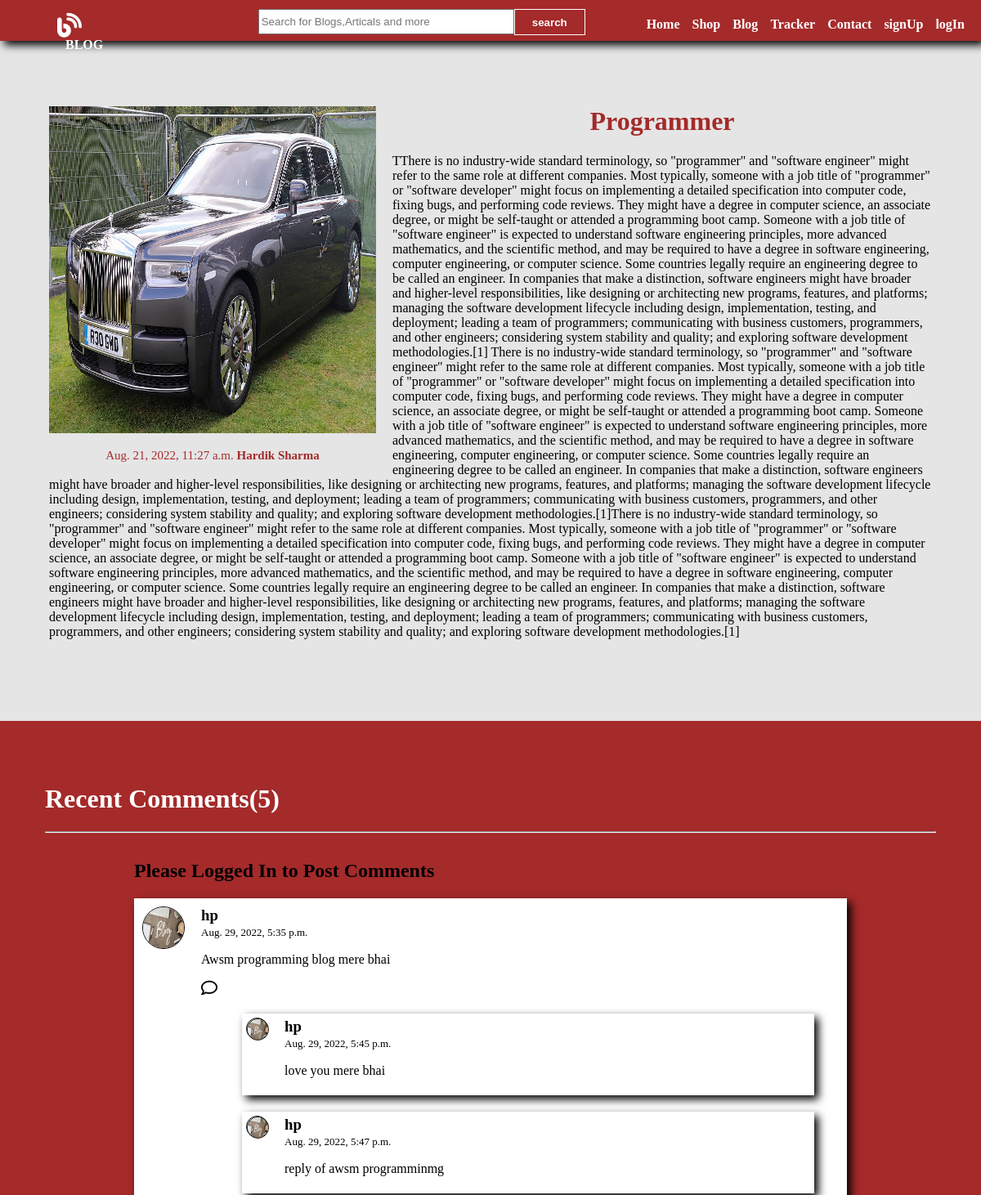
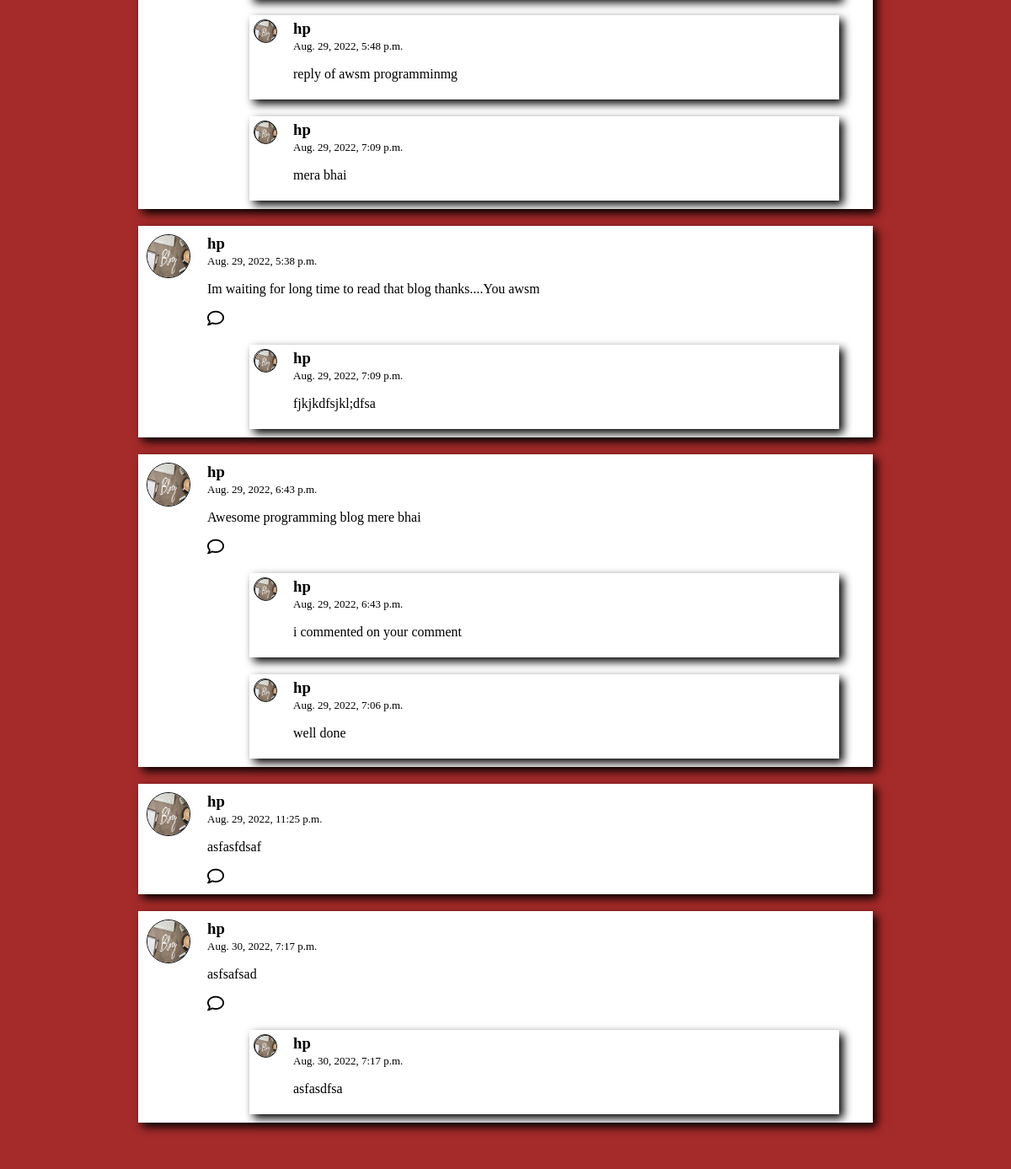
The page /blog/contentdetails/1 on the database its author committed (2 pictures, top to bottom).
### blog/models.py (models this page shows)
class DatabaseBlog(models.Model):
    blog_id = models.AutoField
    BlogTitle = models.CharField(max_length=30,default="Title")
    BlogDate = models.DateTimeField(auto_now_add=True)
    BlogMoral = models.CharField(max_length=50,default="Moral Of the Blog")
    BlogDetails = models.CharField(max_length=5000,default="Write Complete Blog")
    BlogAuthor = models.CharField(max_length=20,default="Name Of Blogger")
    BlogImage = models.ImageField(upload_to='shop/image', default=" ")
    def __str__(self):
        return self.BlogTitle

class Comments(models.Model):
    Sno = models.AutoField(primary_key = True)
    Product_Id = models.CharField(max_length=1000)
    Reply_id = models.IntegerField()   #this can store the parent comment Sno
    Comment = models.TextField(max_length=500)
    User = models.ForeignKey(User,on_delete=models.CASCADE)
    Post = models.ForeignKey(DatabaseBlog,on_delete=models.CASCADE)
    Parent = models.ForeignKey('self',on_delete=models.CASCADE,null = True)
    Commment_Date = models.DateTimeField(auto_now=True)
    def __str__(self):
        return self.Comment[0:20]

### blog/views.py (the view)
# urls.py: path("contentdetails/<int:myid>",views.show_blog_details,name='viewblogs'),
def show_blog_details(request,myid):
    parti_blog = DatabaseBlog.objects.filter(id=myid)
    print("jsdfkjs;kljaslfjlsdk;lsjf",parti_blog)
    show_comment = Comments.objects.filter(Product_Id=myid,Parent=None)
    show_reply = Comments.objects.filter(Product_Id=myid).exclude(Parent=None)  #show_reply variable me only reply store honge means jha jha pr parent none hoga wo wala reply yha store hoga
    print("show reply",show_reply)
    print("show comment",type(show_comment))
    params ={"particular_blog":parti_blog,"show_comment":show_comment,"show_reply":show_reply}
    return render(request,'blog/contentdetails.html',params)

### blog/templates/blog/contentdetails.html (shortened to what this page needs)
{% extends 'blog/basic.html' %}
{% block body%}
{% load humanize %}
{% load static %}
{% for blog_view in particular_blog %}
    <div id="contentdetails_container">
        <p>
            <div id="contentdetails_pic">
                <img class=contentdetails_pic_image src="/media/{{blog_view.BlogImage}}">
        <p style="font-size:15px;color:brown;">{{blog_view.BlogDate}} <span id="contentdetails_author">{{blog_view.BlogAuthor}}</span><span style="display:none" id="show_id">{{blog_view.id}}</span></p>
            </div>
            <div id="contentdetails_text">
                <center><h1 style="color:brown;">{{blog_view.BlogTitle}}</h1></center>
            </div>
            {{blog_view.BlogDetails}}
        </p>
    </div>
    <div id="comment_container">
        <h1 style="color:white;">Recent Comments(<span id="comment_count"></span>)</h1>
        <hr>
        <div id="post_comment_container">
            {% if user.is_authenticated %}
                <form action="/blog/comment" method="post">{% csrf_token %}
                    <div style="display:flex;">
                        <input type="hidden" value="" name="product_comment_id" class="product_comment_id" >
                        <label><img class="user-comment-image" src="{% static 'blog/blog1.jpg' %}"></label> <input type="text" placeholder="Add a comment.." id="comment_text" name="comment_text" required>
                        <input id="post_comment" type="submit" value="Post">
                    </div>
                </form>
            {% else %}
            <h2>Please Logged In to Post Comments</h2>
            {% endif %}
        </div>
        <div id="disp_comment_container">
            {% for comment in show_comment %}
                <div class="show_comment">
                    <div class="user-comment-div">
                        <img class="user-comment-image" src="{% static 'blog/blog1.jpg' %}">
                    </div>
                    <div style="margin:0px;">
                        <h3 style="margin:0px;">{{comment.User.username}}</h3>
                        <span style="font-size:13px;">{{comment.Commment_Date}}<span style="display:none;">{{comment.Sno}}</span></span>
                        <p>{{comment.Comment}}</p>
                        <div class="reply_button" onclick="reply({{forloop.counter}})">
                            <i class="fa-regular fa-comment"></i>
                        </div>
                        <div id="show_reply_container">
                            {% for reply in show_reply %}
                                {% if comment.Sno is reply.Reply_id %}
                                <div class="show_reply" style="display:flex;">
                                     <div class="user-reply-div">
                                        <img class="user-reply-image" src="{% static 'blog/blog1.jpg' %}">
                                     </div>
                                    <div style="margin:0px;">
                                        <h3 style="margin:0px;">{{reply.User.username}}</h3>
                                        <span style="font-size:13px;">{{reply.Commment_Date}}<span style="display:none;">{{reply.Sno}}</span></span>
                                        <p>{{reply.Comment}}</p>
                                    </div>
                                </div>
                                {% endif %}
                            {% endfor %}
                        </div>
                    </div>
                </div>
            {% endfor %}
        </div>
    </div>
{% endfor %}
{% endblock %}

### rows shown on the page
DatabaseBlog: BlogImage (picture), BlogDate "Aug. 21, 2022, 11:27 a.m.", BlogAuthor "Hardik Sharma", BlogTitle "Programmer", BlogDetails "TThere is no industry-wide standard terminology, so \"programmer\" and \"software engineer\" might refer to the same role at different companies. Most typically, someone with a job title of \"programmer\" or \"software developer\" might focus on implementing a detailed specification into computer code, fixing bugs, and performing code reviews. They might have a degree in computer science, an associate degree, or might be self-taught or attended a programming boot camp. Someone with a job title of \"software engineer\" is expected to understand software engineering principles, more advanced mathematics, and the scientific method, and may be required to have a degree in software engineering, computer…"
Comments: User.username "hp", Commment_Date "Aug. 29, 2022, 5:35 p.m.", Comment "Awsm programming blog mere bhai"
Comments: User.username "hp", Commment_Date "Aug. 29, 2022, 5:45 p.m.", Comment "love you mere bhai"
Comments: User.username "hp", Commment_Date "Aug. 29, 2022, 5:47 p.m.", Comment "reply of awsm programminmg"
Comments: User.username "hp", Commment_Date "Aug. 29, 2022, 5:48 p.m.", Comment "reply of awsm programminmg"
Comments: User.username "hp", Commment_Date "Aug. 29, 2022, 7:09 p.m.", Comment "mera bhai"
Comments: User.username "hp", Commment_Date "Aug. 29, 2022, 5:38 p.m.", Comment "Im waiting for long time to read that blog thanks....You awsm"
Comments: User.username "hp", Commment_Date "Aug. 29, 2022, 7:09 p.m.", Comment "fjkjkdfsjkl;dfsa"
Comments: User.username "hp", Commment_Date "Aug. 29, 2022, 6:43 p.m.", Comment "Awesome programming blog mere bhai"
Comments: User.username "hp", Commment_Date "Aug. 29, 2022, 6:43 p.m.", Comment "i commented on your comment"
Comments: User.username "hp", Commment_Date "Aug. 29, 2022, 7:06 p.m.", Comment "well done"
Comments: User.username "hp", Commment_Date "Aug. 29, 2022, 11:25 p.m.", Comment "asfasfdsaf"
Comments: User.username "hp", Commment_Date "Aug. 30, 2022, 7:17 p.m.", Comment "asfsafsad"
Comments: User.username "hp", Commment_Date "Aug. 30, 2022, 7:17 p.m.", Comment "asfasdfsa"
